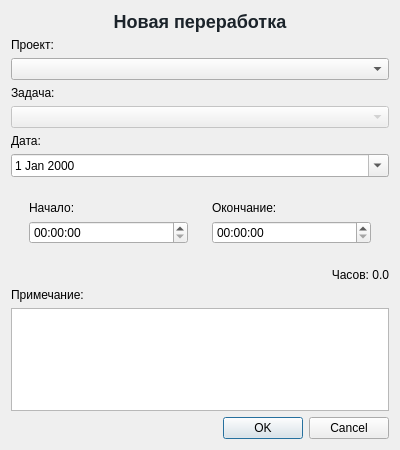
<?xml version="1.0" encoding="UTF-8"?>
<ui version="4.0">
 <class>CreateOvertimeDialog</class>
 <widget class="QDialog" name="CreateOvertimeDialog">
  <property name="geometry">
   <rect>
    <x>0</x>
    <y>0</y>
    <width>400</width>
    <height>450</height>
   </rect>
  </property>
  <property name="windowTitle">
   <string>Добавить переработку</string>
  </property>
  <property name="modal">
   <bool>true</bool>
  </property>
  <layout class="QVBoxLayout" name="verticalLayout">
   <item>
    <widget class="QLabel" name="labelTitle">
     <property name="text">
      <string>Новая переработка</string>
     </property>
     <property name="alignment">
      <set>Qt::AlignmentFlag::AlignCenter</set>
     </property>
     <property name="styleSheet">
      <string notr="true">font-size: 18px; font-weight: bold; color: #1B232A;</string>
     </property>
    </widget>
   </item>
   <item>
    <spacer name="verticalSpacer">
     <property name="orientation">
      <enum>Qt::Orientation::Vertical</enum>
     </property>
     <property name="sizeHint" stdset="0">
      <size>
       <width>20</width>
       <height>10</height>
      </size>
     </property>
    </spacer>
   </item>
   <item>
    <widget class="QLabel" name="labelProject">
     <property name="text">
      <string>Проект:</string>
     </property>
    </widget>
   </item>
   <item>
    <widget class="QComboBox" name="comboProject">
     <property name="placeholderText">
      <string>Выберите проект</string>
     </property>
    </widget>
   </item>
   <item>
    <widget class="QLabel" name="labelTask">
     <property name="text">
      <string>Задача:</string>
     </property>
    </widget>
   </item>
   <item>
    <widget class="QComboBox" name="comboTask">
     <property name="placeholderText">
      <string>Выберите задачу</string>
     </property>
     <property name="enabled">
      <bool>false</bool>
     </property>
    </widget>
   </item>
   <item>
    <widget class="QLabel" name="labelDate">
     <property name="text">
      <string>Дата:</string>
     </property>
    </widget>
   </item>
   <item>
    <widget class="QDateEdit" name="dateEdit">
     <property name="calendarPopup">
      <bool>true</bool>
     </property>
    </widget>
   </item>
   <item>
    <widget class="QFrame" name="frameTime">
     <property name="frameShape">
      <enum>QFrame::Shape::NoFrame</enum>
     </property>
     <property name="frameShadow">
      <enum>QFrame::Shadow::Raised</enum>
     </property>
     <layout class="QHBoxLayout" name="horizontalLayout">
      <item>
       <widget class="QWidget" name="widgetStart" native="true">
        <layout class="QVBoxLayout" name="verticalLayout_2">
         <item>
          <widget class="QLabel" name="labelStart">
           <property name="text">
            <string>Начало:</string>
           </property>
          </widget>
         </item>
         <item>
          <widget class="QTimeEdit" name="timeStart"/>
         </item>
        </layout>
       </widget>
      </item>
      <item>
       <widget class="QWidget" name="widgetEnd" native="true">
        <layout class="QVBoxLayout" name="verticalLayout_3">
         <item>
          <widget class="QLabel" name="labelEnd">
           <property name="text">
            <string>Окончание:</string>
           </property>
          </widget>
         </item>
         <item>
          <widget class="QTimeEdit" name="timeEnd"/>
         </item>
        </layout>
       </widget>
      </item>
     </layout>
    </widget>
   </item>
   <item>
    <widget class="QLabel" name="labelHours">
     <property name="text">
      <string>Часов: 0.0</string>
     </property>
     <property name="alignment">
      <set>Qt::AlignmentFlag::AlignRight|Qt::AlignmentFlag::AlignTrailing|Qt::AlignmentFlag::AlignVCenter</set>
     </property>
    </widget>
   </item>
   <item>
    <widget class="QLabel" name="labelNote">
     <property name="text">
      <string>Примечание:</string>
     </property>
    </widget>
   </item>
   <item>
    <widget class="QTextEdit" name="textNote">
     <property name="maximumHeight">
      <number>80</number>
     </property>
    </widget>
   </item>
   <item>
    <spacer name="verticalSpacer_2">
     <property name="orientation">
      <enum>Qt::Orientation::Vertical</enum>
     </property>
     <property name="sizeHint" stdset="0">
      <size>
       <width>20</width>
       <height>20</height>
      </size>
     </property>
    </spacer>
   </item>
   <item>
    <widget class="QDialogButtonBox" name="buttonBox">
     <property name="orientation">
      <enum>Qt::Orientation::Horizontal</enum>
     </property>
     <property name="standardButtons">
      <set>QDialogButtonBox::StandardButton::Cancel|QDialogButtonBox::StandardButton::Ok</set>
     </property>
    </widget>
   </item>
  </layout>
 </widget>
 <resources/>
 <connections/>
</ui>
